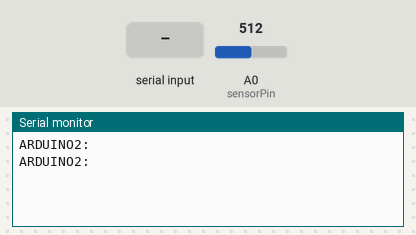
Recording of a sketch running on a simulated Arduino Uno, built with avr-gcc and run on an emulated ATmega328P. Shown: the last lines printed to the serial monitor. Inputs (shaded band) come from the test bench; at power-on: A0 (sensorPin) = 512.

Above: at 1.2 s.
1.3 s: "S" received over Serial
At 2.6 s:
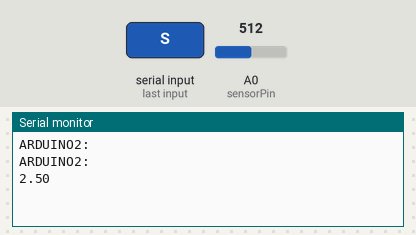
4.3 s: A0 (sensorPin) set to 716
At 5.1 s:
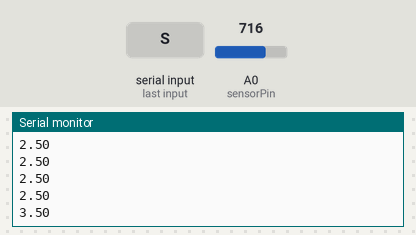
5.8 s: A0 (sensorPin) set to 900
At 6.3 s:
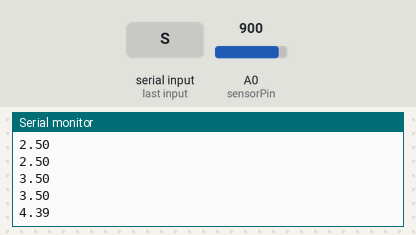
Timing chart, 0 to 8.8 s (numbered marks = the images above; inputs shaded):
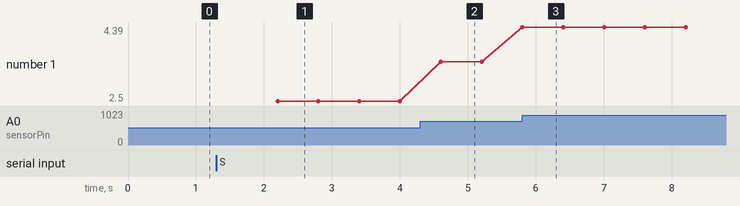

Measured:
- after the input at 1.3 s, the serial monitor: prints a new line after 0.90 s (image 1)
- after the input at 4.3 s, the serial monitor: prints a new line after 0.30 s (image 2)
- after the input at 5.8 s, the serial monitor: prints a new line at once (image 3)
- plotted number 1: 2.5 → 3.5 after the input at 4.3 s, 3.5 → 4.39 after the input at 5.8 s

The sketch:

Examen_Ard.ino
```cpp
#include <stdint.h>
#include <stdio.h>

bool a=false; //bandera para mandar dato o identificador
float sensorValue = 0; //variable para el valor del ADC
int sensorPin = A0; //Variable para definir el puerto de entrada de la señal
float v_sensor = 0; //

void setup() {
  Serial.begin(9600);
}

void loop() {

  if(Serial.available()){ //if para saber si se está recibiendo un dato
    char data;            //variable para guardar el dato que se recibe
    data = Serial.read(); //se guarda el dato que se recibe
    if(data=='S'){        //si el dato es el esperado 'S'
      a=true;             //Se habilita la bandera para enviar valor del sensor
    }else{
      a=false;        //si no, sigue con el mismo valor la bandera
    }
  }

  if(a==false){     //si no se habilita la bandera
    Serial.println("ARDUINO2:"); //se sigue mandando el identificador
    delay(1000);    //retardo para mandarlo cada segundo
  }else if(a==true){ //si se habilita la bandera
      sensorValue = analogRead(sensorPin); //se lee el pin A0
      v_sensor = ((sensorValue*5)/1024); //se convierte el dato a un valor de voltaje
      Serial.println(v_sensor); //y se envia
      delay(500);
  }

  delay(100);

}
```
